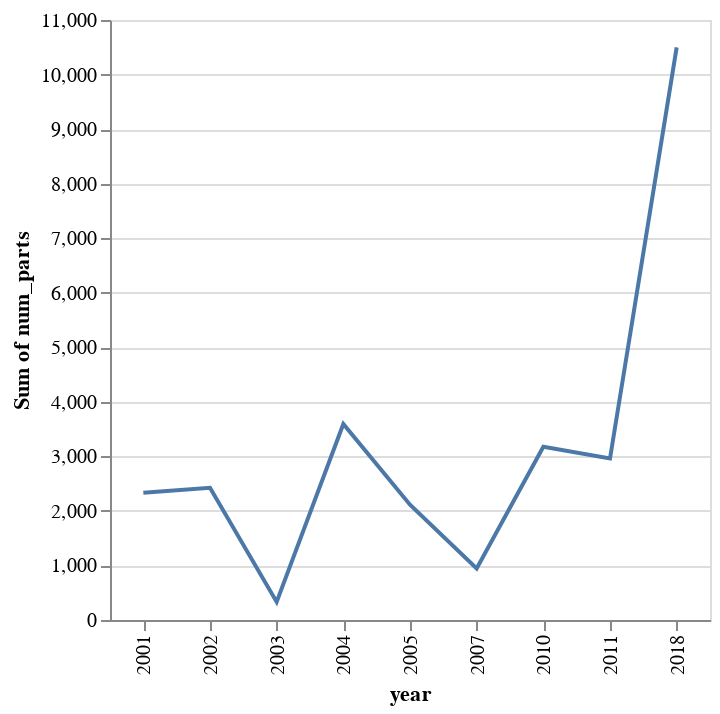

Write notebook code for a chart like this one.
### Markdown cell above
### Number of parts by year

### Code cell
alt.Chart(hp_themes_df).mark_line().encode(
    x='year:O',
    y='sum(num_parts):Q'
).properties(
    height=300,
    width=300
)

### Figure 1 — Vega-Lite specification as saved in the notebook (floating-point values rounded to 4 significant figures)
{"$schema": "https://vega.github.io/schema/vega-lite/v3.2.1.json", "config": {"mark": {"tooltip": null}, "view": {"height": 300, "width": 400}}, "data": {"name": "data-dfcbac34551f2878bb7072f2dd40bc04"}, "datasets": {"data-dfcbac34551f2878bb7072f2dd40bc04": [{"most_parts": "10217-1: Diagon Alley", "name": "Diagon Alley", "num_name": "10217-1: Diagon Alley", "num_parts": 2031, "set_num": "10217-1", "theme_name": "Harry Potter", "year": 2011}, {"most_parts": "10217-1: Diagon Alley", "name": "Trolley", "num_name": "30110-1: Trolley", "num_parts": 22, "set_num": "30110-1", "theme_name": "Harry Potter", "year": 2011}, {"most_parts": "10217-1: Diagon Alley", "name": "The Lab", "num_name": "30111-1: The Lab", "num_parts": 34, "set_num": "30111-1", "theme_name": "Harry Potter", "year": 2011}, {"most_parts": "10217-1: Diagon Alley", "name": "Mini Hogwarts Express", "num_name": "40028-1: Mini Hogwarts Express", "num_parts": 64, "set_num": "40028-1", "theme_name": "Harry Potter", "year": 2011}, {"most_parts": "10217-1: Diagon Alley", "name": "Freeing Dobby", "num_name": "4736-1: Freeing Dobby", "num_parts": 73, "set_num": "4736-1", "theme_name": "Harry Potter", "year": 2010}, {"most_parts": "10217-1: Diagon Alley", "name": "Quidditch Match", "num_name": "4737-1: Quidditch Match", "num_parts": 153, "set_num": "4737-1", "theme_name": "Harry Potter", "year": 2010}, {"most_parts": "10217-1: Diagon Alley", "name": "Hagrid's Hut (3rd edition)", "num_name": "4738-1: Hagrid's Hut (3rd edition)", "num_parts": 442, "set_num": "4738-1", "theme_name": "Harry Potter", "year": 2010}, {"most_parts": "10217-1: Diagon Alley", "name": "The Burrow", "num_name": "4840-1: The Burrow", "num_parts": 572, "set_num": "4840-1", "theme_name": "Harry Potter", "year": 2010}, {"most_parts": "10217-1: Diagon Alley", "name": "Hogwarts Express (3rd edition)", "num_name": "4841-1: Hogwarts Express (3rd edition)", "num_parts": 646, "set_num": "4841-1", "theme_name": "Harry Potter", "year": 2010}, {"most_parts": "10217-1: Diagon Alley", "name": "Hogwarts Castle [Fourth Edition]", "num_name": "4842-1: Hogwarts Castle [Fourth Edition]", "num_parts": 1290, "set_num": "4842-1", "theme_name": "Harry Potter", "year": 2010}, {"most_parts": "10217-1: Diagon Alley", "name": "The Forbidden Forest", "num_name": "4865-1: The Forbidden Forest", "num_parts": 64, "set_num": "4865-1", "theme_name": "Harry Potter", "year": 2011}, {"most_parts": "10217-1: Diagon Alley", "name": "The Knight Bus", "num_name": "4866-1: The Knight Bus", "num_parts": 281, "set_num": "4866-1", "theme_name": "Harry Potter", "year": 2011}, {"most_parts": "10217-1: Diagon Alley", "name": "Hogwarts", "num_name": "4867-1: Hogwarts", "num_parts": 465, "set_num": "4867-1", "theme_name": "Harry Potter", "year": 2011}, {"most_parts": "10217-1: Diagon Alley", "name": "Harry Potter Gallery 1 - Potter L. Malfoy Lockhart Madame Hooch", "num_name": "HPG01-1: Harry Potter Gallery 1 - Potter L. Malfoy Lockhart Madame Hooch", "num_parts": 20, "set_num": "HPG01-1", "theme_name": "Harry Potter", "year": 2002}, {"most_parts": "10217-1: Diagon Alley", "name": "Harry Potter Gallery 2 - Hagrid V. Dursley Crabbe Ron Weasley", "num_name": "HPG02-1: Harry Potter Gallery 2 - Hagrid V. Dursley Crabbe Ron Weasley", "num_parts": 17, "set_num": "HPG02-1", "theme_name": "Harry Potter", "year": 2002}, {"most_parts": "10217-1: Diagon Alley", "name": "Harry Potter Gallery 3 - Dumbledore Ginny Weasley D. Malfoy Snape", "num_name": "HPG03-1: Harry Potter Gallery 3 - Dumbledore Ginny Weasley D. Malfoy Snape", "num_parts": 23, "set_num": "HPG03-1", "theme_name": "Harry Potter", "year": 2002}, {"most_parts": "10217-1: Diagon Alley", "name": "Harry Potter Gallery 4 - Tom Riddle McGonagall Dobby Goyle Hermione", "num_name": "HPG04-1: Harry Potter Gallery 4 - Tom Riddle McGonagall Dobby Goyle Hermione", "num_parts": 23, "set_num": "HPG04-1", "theme_name": "Harry Potter", "year": 2002}, {"most_parts": "10217-1: Diagon Alley", "name": "Harry Potter Wand", "num_name": "HPWAND-1: Harry Potter Wand", "num_parts": 26, "set_num": "HPWAND-1", "theme_name": "Harry Potter", "year": 2018}, {"most_parts": "10217-1: Diagon Alley", "name": "Coca Cola Harry Potter Gift Set", "num_name": "KCCHP-1: Coca Cola Harry Potter Gift Set", "num_parts": 7, "set_num": "KCCHP-1", "theme_name": "Harry Potter", "year": 2002}, {"most_parts": "10217-1: Diagon Alley", "name": "Harry Potter Quidditch Tower (TRU Event Exclusive)", "num_name": "TRU01-1: Harry Potter Quidditch Tower (TRU Event Exclusive)", "num_parts": 37, "set_num": "TRU01-1", "theme_name": "Harry Potter", "year": 2002}, {"most_parts": "10217-1: Diagon Alley", "name": "Weasley Family Car", "num_name": "TRUWEASLEYCAR-1: Weasley Family Car", "num_parts": 36, "set_num": "TRUWEASLEYCAR-1", "theme_name": "Harry Potter", "year": 2018}, {"most_parts": "4730-1: Chamber of Secrets", "name": "Quality Quidditch Supplies", "num_name": "4719-1: Quality Quidditch Supplies", "num_parts": 121, "set_num": "4719-1", "theme_name": "Chamber of Secrets", "year": 2003}, {"most_parts": "4730-1: Chamber of Secrets", "name": "Knockturn Alley", "num_name": "4720-1: Knockturn Alley", "num_parts": 211, "set_num": "4720-1", "theme_name": "Chamber of Secrets", "year": 2003}, {"most_parts": "4730-1: Chamber of Secrets", "name": "Quidditch Practice", "num_name": "4726-1: Quidditch Practice", "num_parts": 131, "set_num": "4726-1", "theme_name": "Chamber of Secrets", "year": 2002}, {"most_parts": "4730-1: Chamber of Secrets", "name": "Aragog in the Dark Forest", "num_name": "4727-1: Aragog in the Dark Forest", "num_parts": 183, "set_num": "4727-1", "theme_name": "Chamber of Secrets", "year": 2002}, {"most_parts": "4730-1: Chamber of Secrets", "name": "Escape from Privet Drive", "num_name": "4728-1: Escape from Privet Drive", "num_parts": 282, "set_num": "4728-1", "theme_name": "Chamber of Secrets", "year": 2002}, {"most_parts": "4730-1: Chamber of Secrets", "name": "Dumbledore's Office", "num_name": "4729-1: Dumbledore's Office", "num_parts": 451, "set_num": "4729-1", "theme_name": "Chamber of Secrets", "year": 2002}, {"most_parts": "4730-1: Chamber of Secrets", "name": "Chamber of Secrets", "num_name": "4730-1: Chamber of Secrets", "num_parts": 597, "set_num": "4730-1", "theme_name": "Chamber of Secrets", "year": 2002}, {"most_parts": "4730-1: Chamber of Secrets", "name": "Dobby's Release", "num_name": "4731-1: Dobby's Release", "num_parts": 71, "set_num": "4731-1", "theme_name": "Chamber of Secrets", "year": 2002}, {"most_parts": "4730-1: Chamber of Secrets", "name": "The Dueling Club", "num_name": "4733-1: The Dueling Club", "num_parts": 133, "set_num": "4733-1", "theme_name": "Chamber of Secrets", "year": 2002}, {"most_parts": "4730-1: Chamber of Secrets", "name": "Slytherin", "num_name": "4735-1: Slytherin", "num_parts": 93, "set_num": "4735-1", "theme_name": "Chamber of Secrets", "year": 2002}, {"most_parts": "4768-2: The Durmstrang Ship with Bonus Mini - Figures (Target exclusive)", "name": "Rescue from the Merpeople", "num_name": "4762-1: Rescue from the Merpeople", "num_parts": 177, "set_num": "4762-1", "theme_name": "Goblet of Fire", "year": 2005}, {"most_parts": "4768-2: The Durmstrang Ship with Bonus Mini - Figures (Target exclusive)", "name": "Graveyard Duel", "num_name": "4766-1: Graveyard Duel", "num_parts": 551, "set_num": "4766-1", "theme_name": "Goblet of Fire", "year": 2005}, {"most_parts": "4768-2: The Durmstrang Ship with Bonus Mini - Figures (Target exclusive)", "name": "Harry and the Hungarian Horntail", "num_name": "4767-1: Harry and the Hungarian Horntail", "num_parts": 265, "set_num": "4767-1", "theme_name": "Goblet of Fire", "year": 2005}, {"most_parts": "4768-2: The Durmstrang Ship with Bonus Mini - Figures (Target exclusive)", "name": "The Durmstrang Ship", "num_name": "4768-1: The Durmstrang Ship", "num_parts": 552, "set_num": "4768-1", "theme_name": "Goblet of Fire", "year": 2005}, {"most_parts": "4768-2: The Durmstrang Ship with Bonus Mini - Figures (Target exclusive)", "name": "The Durmstrang Ship with Bonus Mini - Figures (Target exclusive)", "num_name": "4768-2: The Durmstrang Ship with Bonus Mini - Figures (Target exclusive)", "num_parts": 569, "set_num": "4768-2", "theme_name": "Goblet of Fire", "year": 2005}, {"most_parts": "5378-1: Hogwarts (Third Edition)", "name": "Hogwarts (Third Edition)", "num_name": "5378-1: Hogwarts (Third Edition)", "num_parts": 945, "set_num": "5378-1", "theme_name": "Order of the Phoenix", "year": 2007}, {"most_parts": "4757-1: Hogwarts Castle (2nd edition)", "name": "Motorized Hogwarts Express", "num_name": "10132-1: Motorized Hogwarts Express", "num_parts": 712, "set_num": "10132-1", "theme_name": "Prisoner of Azkaban", "year": 2004}, {"most_parts": "4757-1: Hogwarts Castle (2nd edition)", "name": "Knight Bus - Mini", "num_name": "4695-1: Knight Bus - Mini", "num_parts": 58, "set_num": "4695-1", "theme_name": "Prisoner of Azkaban", "year": 2004}, {"most_parts": "4757-1: Hogwarts Castle (2nd edition)", "name": "Draco's Encounter with Buckbeak", "num_name": "4750-1: Draco's Encounter with Buckbeak", "num_parts": 37, "set_num": "4750-1", "theme_name": "Prisoner of Azkaban", "year": 2004}, {"most_parts": "4757-1: Hogwarts Castle (2nd edition)", "name": "Harry and the Marauder's Map", "num_name": "4751-1: Harry and the Marauder's Map", "num_parts": 109, "set_num": "4751-1", "theme_name": "Prisoner of Azkaban", "year": 2004}, {"most_parts": "4757-1: Hogwarts Castle (2nd edition)", "name": "Professor Lupin's Classroom", "num_name": "4752-1: Professor Lupin's Classroom", "num_parts": 158, "set_num": "4752-1", "theme_name": "Prisoner of Azkaban", "year": 2004}, {"most_parts": "4757-1: Hogwarts Castle (2nd edition)", "name": "Sirius Black's Escape", "num_name": "4753-1: Sirius Black's Escape", "num_parts": 192, "set_num": "4753-1", "theme_name": "Prisoner of Azkaban", "year": 2004}, {"most_parts": "4757-1: Hogwarts Castle (2nd edition)", "name": "Hagrid's Hut (2nd edition)", "num_name": "4754-1: Hagrid's Hut (2nd edition)", "num_parts": 304, "set_num": "4754-1", "theme_name": "Prisoner of Azkaban", "year": 2004}, {"most_parts": "4757-1: Hogwarts Castle (2nd edition)", "name": "Knight Bus", "num_name": "4755-1: Knight Bus", "num_parts": 244, "set_num": "4755-1", "theme_name": "Prisoner of Azkaban", "year": 2004}, {"most_parts": "4757-1: Hogwarts Castle (2nd edition)", "name": "Shrieking Shack", "num_name": "4756-1: Shrieking Shack", "num_parts": 449, "set_num": "4756-1", "theme_name": "Prisoner of Azkaban", "year": 2004}, {"most_parts": "4757-1: Hogwarts Castle (2nd edition)", "name": "Hogwarts Castle (2nd edition)", "num_name": "4757-1: Hogwarts Castle (2nd edition)", "num_parts": 935, "set_num": "4757-1", "theme_name": "Prisoner of Azkaban", "year": 2004}, {"most_parts": "4757-1: Hogwarts Castle (2nd edition)", "name": "Hogwarts Express (2nd edition)", "num_name": "4758-1: Hogwarts Express (2nd edition)", "num_parts": 388, "set_num": "4758-1", "theme_name": "Prisoner of Azkaban", "year": 2004}, {"most_parts": "4757-1: Hogwarts Castle (2nd edition)", "name": "Hogwarts Express (2nd edition) Co-Pack (contains 10132 4515 4520)", "num_name": "65524-1: Hogwarts Express (2nd edition) Co-Pack (contains 10132 4515 4520)", "num_parts": 3, "set_num": "65524-1", "theme_name": "Prisoner of Azkaban", "year": 2004}, {"most_parts": "4757-1: Hogwarts Castle (2nd edition)", "name": "Marauder's Map Kit  (contains 4750 4751 4695)", "num_name": "K4751-1: Marauder's Map Kit  (contains 4750 4751 4695)", "num_parts": 3, "set_num": "K4751-1", "theme_name": "Prisoner of Azkaban", "year": 2004}, {"most_parts": "4757-1: Hogwarts Castle (2nd edition)", "name": "Knight Bus Collection", "num_name": "K4755-1: Knight Bus Collection", "num_parts": 2, "set_num": "K4755-1", "theme_name": "Prisoner of Azkaban", "year": 2004}, {"most_parts": "4709-1: Hogwarts Castle", "name": "Sorting Hat", "num_name": "4701-1: Sorting Hat", "num_parts": 50, "set_num": "4701-1", "theme_name": "Philosopher's Stone", "year": 2001}, {"most_parts": "4709-1: Hogwarts Castle", "name": "The Final Challenge", "num_name": "4702-1: The Final Challenge", "num_parts": 61, "set_num": "4702-1", "theme_name": "Philosopher's Stone", "year": 2001}, {"most_parts": "4709-1: Hogwarts Castle", "name": "The Chamber of the Winged Keys", "num_name": "4704-1: The Chamber of the Winged Keys", "num_parts": 180, "set_num": "4704-1", "theme_name": "Philosopher's Stone", "year": 2001}, {"most_parts": "4709-1: Hogwarts Castle", "name": "Snape's Class", "num_name": "4705-1: Snape's Class", "num_parts": 167, "set_num": "4705-1", "theme_name": "Philosopher's Stone", "year": 2001}, {"most_parts": "4709-1: Hogwarts Castle", "name": "Forbidden Corridor", "num_name": "4706-1: Forbidden Corridor", "num_parts": 239, "set_num": "4706-1", "theme_name": "Philosopher's Stone", "year": 2001}, {"most_parts": "4709-1: Hogwarts Castle", "name": "Hagrid's Hut", "num_name": "4707-1: Hagrid's Hut", "num_parts": 298, "set_num": "4707-1", "theme_name": "Philosopher's Stone", "year": 2001}, {"most_parts": "4709-1: Hogwarts Castle", "name": "Hogwarts Express (1st Edition)", "num_name": "4708-1: Hogwarts Express (1st Edition)", "num_parts": 412, "set_num": "4708-1", "theme_name": "Philosopher's Stone", "year": 2001}, {"most_parts": "4709-1: Hogwarts Castle", "name": "Hogwarts Castle", "num_name": "4709-1: Hogwarts Castle", "num_parts": 696, "set_num": "4709-1", "theme_name": "Philosopher's Stone", "year": 2001}, {"most_parts": "4709-1: Hogwarts Castle", "name": "Flying Lesson", "num_name": "4711-1: Flying Lesson", "num_parts": 24, "set_num": "4711-1", "theme_name": "Philosopher's Stone", "year": 2002}, {"most_parts": "4709-1: Hogwarts Castle", "name": "Troll on the Loose", "num_name": "4712-1: Troll on the Loose", "num_parts": 69, "set_num": "4712-1", "theme_name": "Philosopher's Stone", "year": 2002}, {"most_parts": "4709-1: Hogwarts Castle", "name": "Gringott's Bank", "num_name": "4714-1: Gringott's Bank", "num_parts": 263, "set_num": "4714-1", "theme_name": "Philosopher's Stone", "year": 2002}, {"most_parts": "4709-1: Hogwarts Castle", "name": "Hogwarts Classroom", "num_name": "4721-1: Hogwarts Classroom", "num_parts": 75, "set_num": "4721-1", "theme_name": "Philosopher's Stone", "year": 2001}, {"most_parts": "4709-1: Hogwarts Castle", "name": "Gryffindor", "num_name": "4722-1: Gryffindor", "num_parts": 70, "set_num": "4722-1", "theme_name": "Philosopher's Stone", "year": 2001}, {"most_parts": "4709-1: Hogwarts Castle", "name": "Diagon Alley Shops", "num_name": "4723-1: Diagon Alley Shops", "num_parts": 85, "set_num": "4723-1", "theme_name": "Philosopher's Stone", "year": 2001}, {"most_parts": "71043-1: Hogwarts Castle", "name": "Harry's Journey to Hogwarts", "num_name": "30407-1: Harry's Journey to Hogwarts", "num_parts": 40, "set_num": "30407-1", "theme_name": "Fantastic Beasts", "year": 2018}, {"most_parts": "71043-1: Hogwarts Castle", "name": "Diagon Alley (micro)", "num_name": "40289-1: Diagon Alley (micro)", "num_parts": 374, "set_num": "40289-1", "theme_name": "Fantastic Beasts", "year": 2018}, {"most_parts": "71043-1: Hogwarts Castle", "name": "Hogwarts Castle", "num_name": "71043-1: Hogwarts Castle", "num_parts": 6016, "set_num": "71043-1", "theme_name": "Fantastic Beasts", "year": 2018}, {"most_parts": "71043-1: Hogwarts Castle", "name": "Hogwarts Express (4th Edition)", "num_name": "71247-2: Hogwarts Express (4th Edition)", "num_parts": 43, "set_num": "71247-2", "theme_name": "Fantastic Beasts", "year": 2018}, {"most_parts": "71043-1: Hogwarts Castle", "name": "Aragog's Lair", "num_name": "75950-1: Aragog's Lair", "num_parts": 159, "set_num": "75950-1", "theme_name": "Fantastic Beasts", "year": 2018}, {"most_parts": "71043-1: Hogwarts Castle", "name": "Grindelwald's Escape", "num_name": "75951-1: Grindelwald's Escape", "num_parts": 132, "set_num": "75951-1", "theme_name": "Fantastic Beasts", "year": 2018}, {"most_parts": "71043-1: Hogwarts Castle", "name": "Newt's Case of Magical Creatures", "num_name": "75952-1: Newt's Case of Magical Creatures", "num_parts": 694, "set_num": "75952-1", "theme_name": "Fantastic Beasts", "year": 2018}, {"most_parts": "71043-1: Hogwarts Castle", "name": "Hogwarts Whomping Willow", "num_name": "75953-1: Hogwarts Whomping Willow", "num_parts": 756, "set_num": "75953-1", "theme_name": "Fantastic Beasts", "year": 2018}, {"most_parts": "71043-1: Hogwarts Castle", "name": "Hogwarts Great Hall", "num_name": "75954-1: Hogwarts Great Hall", "num_parts": 882, "set_num": "75954-1", "theme_name": "Fantastic Beasts", "year": 2018}, {"most_parts": "71043-1: Hogwarts Castle", "name": "Hogwarts Express (4th Edition)", "num_name": "75955-1: Hogwarts Express (4th Edition)", "num_parts": 805, "set_num": "75955-1", "theme_name": "Fantastic Beasts", "year": 2018}, {"most_parts": "71043-1: Hogwarts Castle", "name": "Quidditch Match", "num_name": "75956-1: Quidditch Match", "num_parts": 501, "set_num": "75956-1", "theme_name": "Fantastic Beasts", "year": 2018}, {"most_parts": "71043-1: Hogwarts Castle", "name": "Golden Snitch", "num_name": "HP-SNITCH: Golden Snitch", "num_parts": 35, "set_num": "HP-SNITCH", "theme_name": "Fantastic Beasts", "year": 2018}]}, "encoding": {"x": {"field": "year", "type": "ordinal"}, "y": {"aggregate": "sum", "field": "num_parts", "type": "quantitative"}}, "height": 300, "mark": "line", "width": 300}
